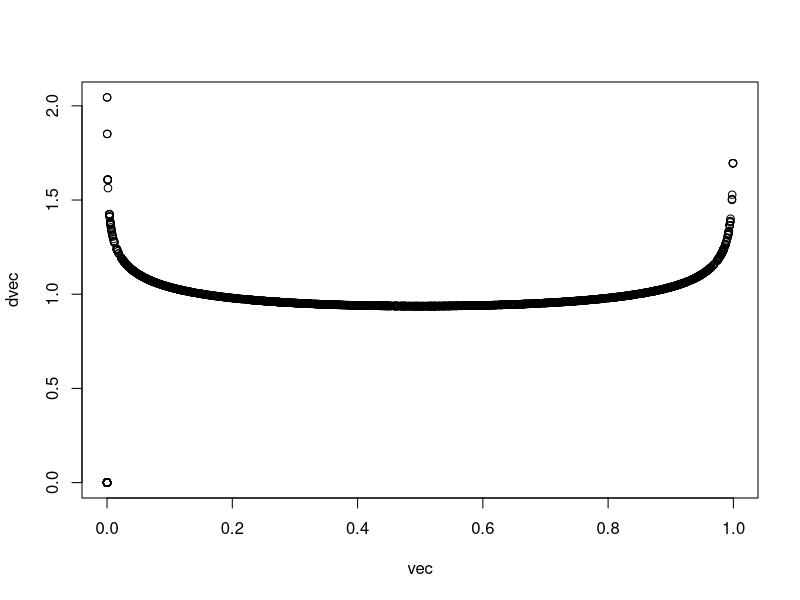
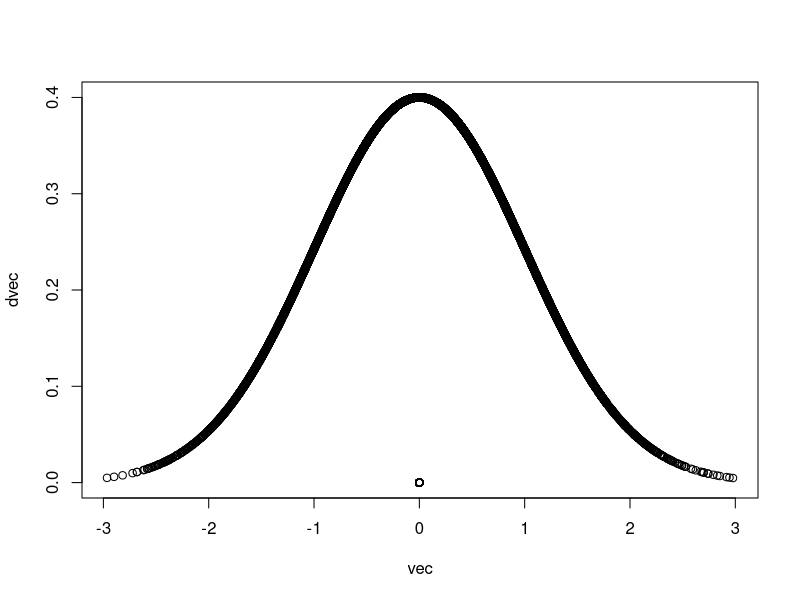
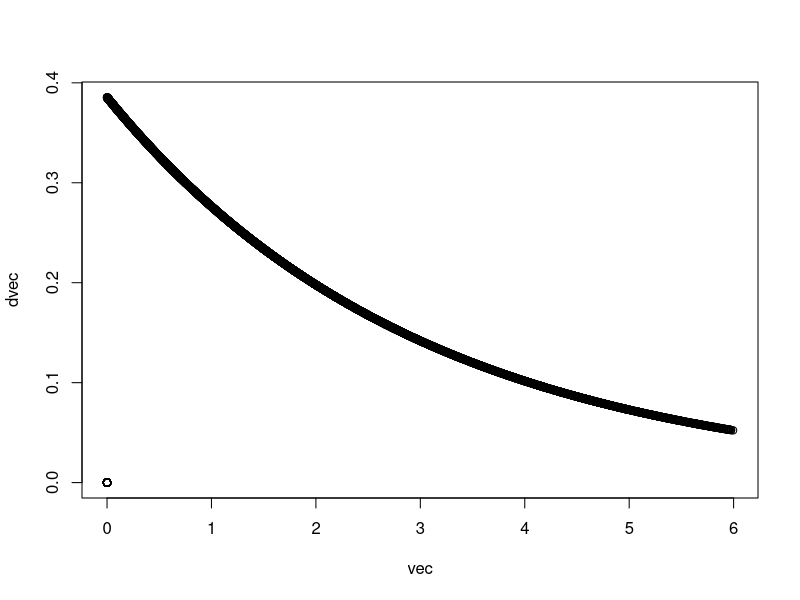
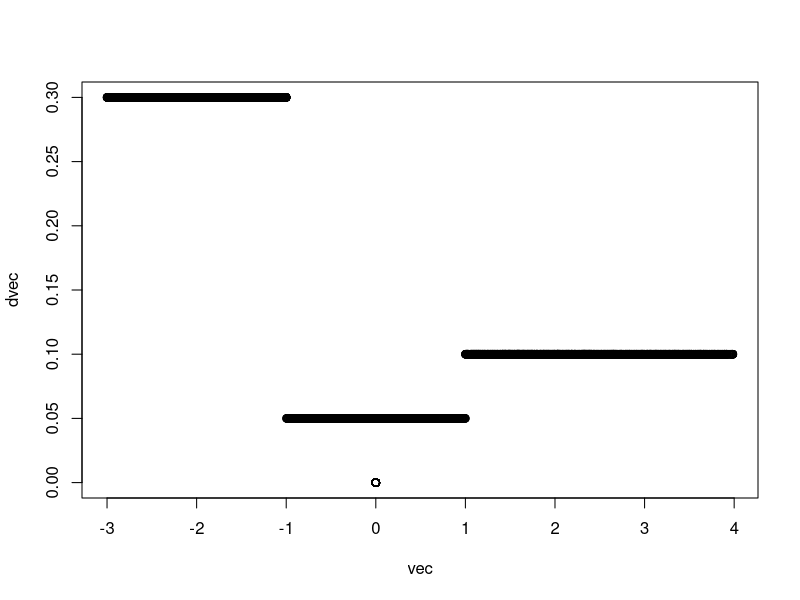
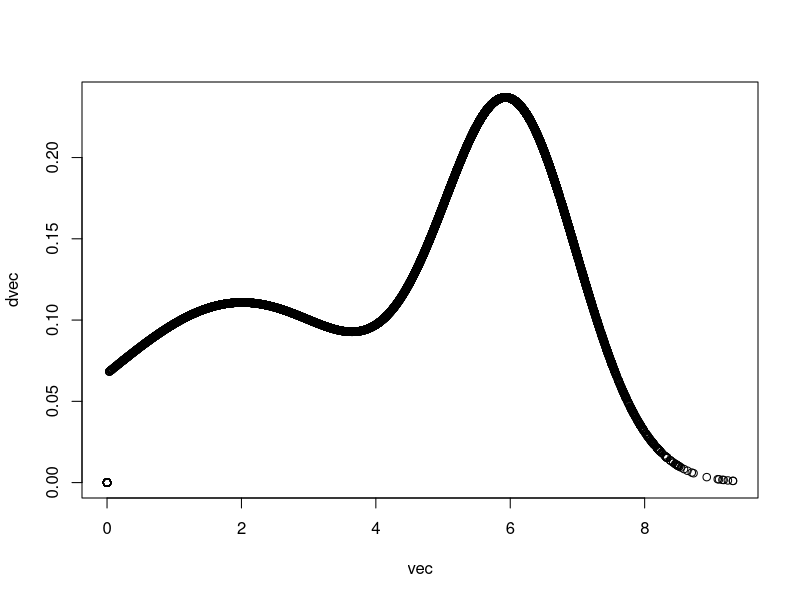
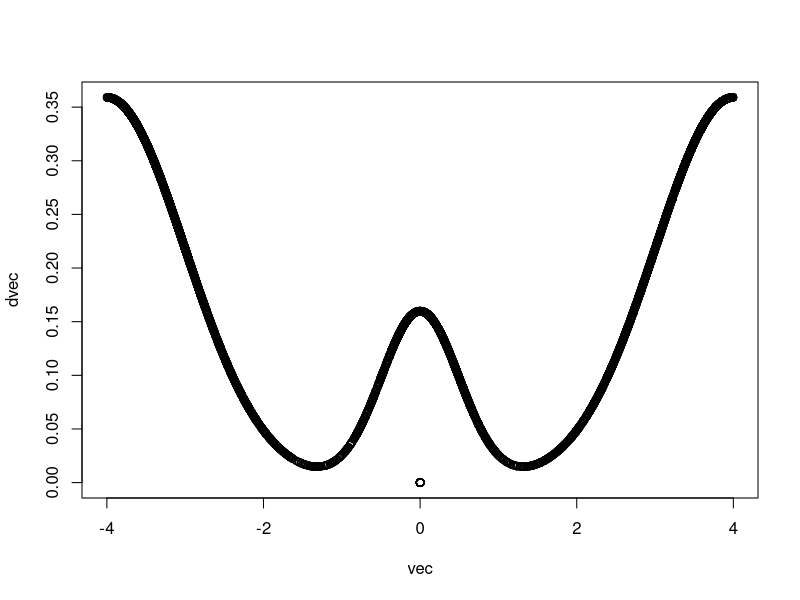

Source code (R) for these figures, in order:
#Add factors to increase and decrease acc prob

mh = function(n, dfunc, range, mc.cores=FALSE){ 
  
stopifnot(is.function(dfunc) & is.numeric(n))

x=runif(1,range[1],range[2])
vec=rep(0,n)
dvec=rep(0,n)
vec[1]=x
dvec[1]=dfunc(x)

for(i in 2:n)
{
  sample=rnorm(1,x,2)
  
  if(sample>range[1] & sample<range[2]){
  acc=dfunc(sample)/dfunc(x)
  
  vec[i]=x
  dvec[i]=dfunc(x)
  if(acc>runif(1,0,1))
  {
    x=sample
    vec[i]=x
    dvec[i]=dfunc(x)
  }
  }
}

p=plot(vec,dvec)

return(p)
}

## test samples
#beta 0.9, 0.9
dbetann = function(x)
{
  dbeta(x,0.9,0.9)
}

#truncated normal
dtnorm = function(x)
{
  ifelse(x < -3 | x > 3, 0, dnorm(x)/0.9973002)
}

#truncated exponential
dtexp = function(x)
{
  ifelse(x < 0 | x > 6, 0, dexp(x, rate=1/3)/0.8646647)
}

#uniform mixture
dunif_mix = function(x)
{
  ifelse(x >= -3 & x < -1, 0.6*dunif(x,-3,-1),
         ifelse(x >= -1 & x <  1, 0.1*dunif(x,-1, 1),
                ifelse(x >=  1 & x <  4, 0.3*dunif(x, 1, 4), 
                       0)))
}

#truncated normal mixture 1
dtnorm_mix1 = function(x)
{
  ifelse(x < 0 | x > 10, 
         0, 
         ( 0.5*dnorm(x,mean=2,sd=2)
           +0.5*dnorm(x,mean=6,sd=1))/0.90059152)
}

#truncated normal mixture 2
dtnorm_mix2 = function(x)
{
  ifelse(x < -4 | x > 4, 
         0, 
         ( 0.45*dnorm(x,mean=-4)
           +0.45*dnorm(x,mean= 4)
           +0.1 *dnorm(x,mean= 0,sd=0.5))/0.4999683)
}

mh(n=10000, dfunc=dbetann, range=c(0,1), mc.cores=FALSE)
mh(n=10000, dfunc=dtnorm, range=c(-3,3), mc.cores=FALSE)
mh(n=10000, dfunc=dtexp, range=c(0,6), mc.cores=FALSE)
mh(n=10000, dfunc=dunif_mix, range=c(-3,4), mc.cores=FALSE)
mh(n=10000, dfunc=dtnorm_mix1, range=c(0,10), mc.cores=FALSE)
mh(n=10000, dfunc=dtnorm_mix2, range=c(-4,4), mc.cores=FALSE)
